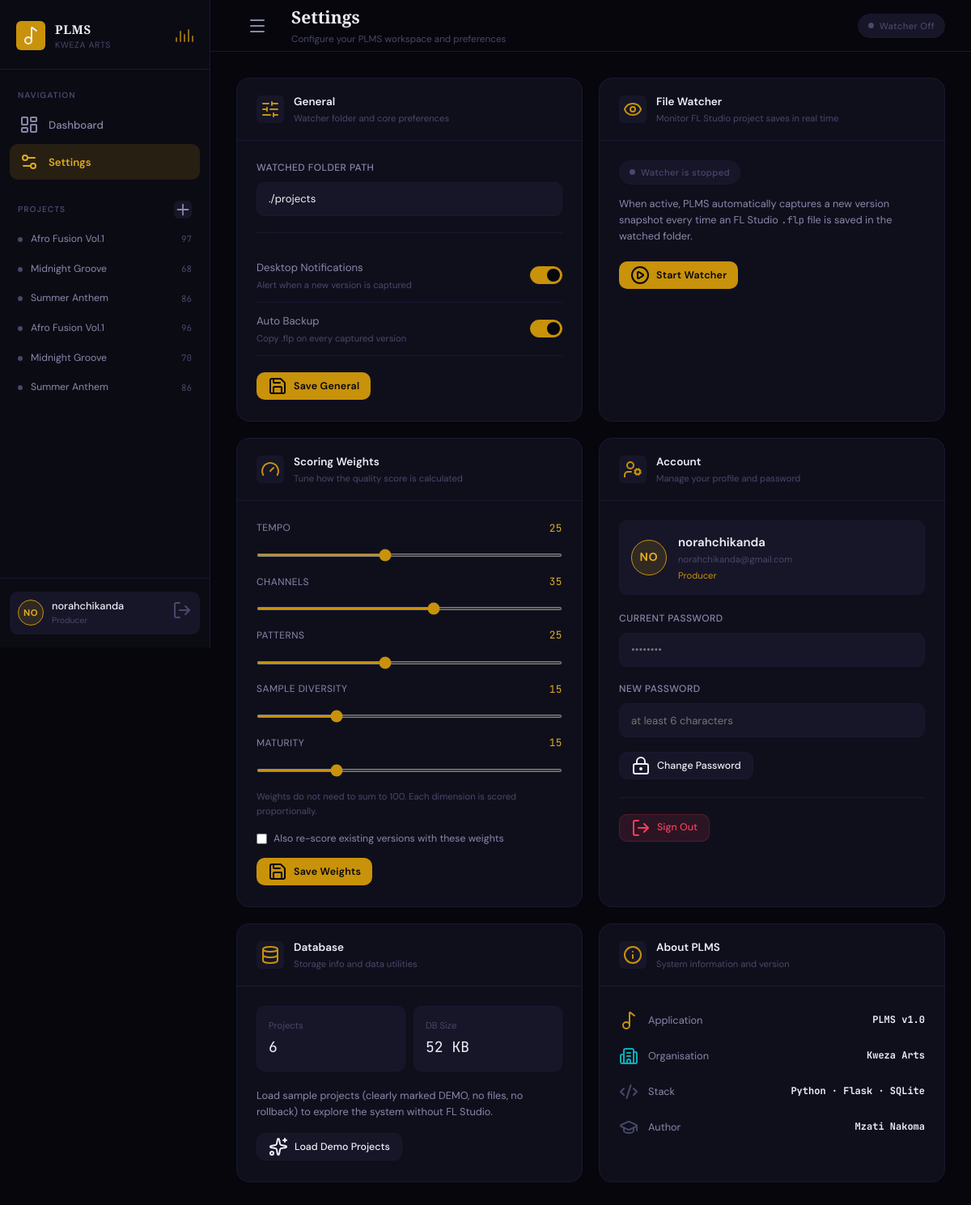
The page /settings (signed in) on the database as committed earlier.
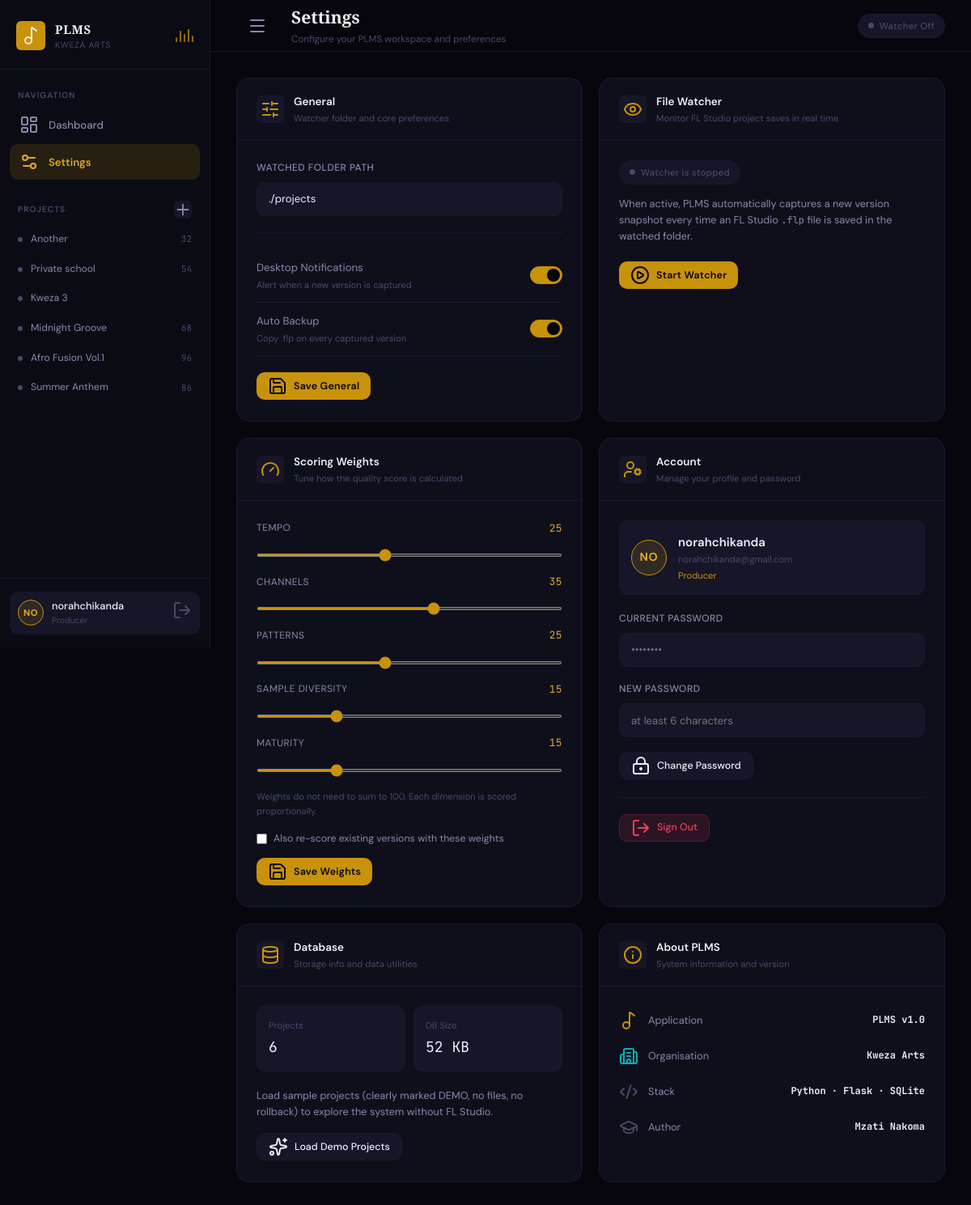
The same page on the database as committed later.
### models.py (models this page shows, shortened)
class Project(db.Model):
    __tablename__ = 'projects'
    id          = db.Column(db.Integer, primary_key=True)
    user_id     = db.Column(db.Integer, db.ForeignKey('users.id'), nullable=False)
    name        = db.Column(db.String(200), nullable=False)
    filepath    = db.Column(db.String(500), default='')
    source_path = db.Column(db.String(500), default='')
    description = db.Column(db.Text,        default='')
    genre       = db.Column(db.String(100), default='')
    is_demo     = db.Column(db.Boolean,     default=False)
    created_at  = db.Column(db.DateTime,    default=datetime.utcnow)
    versions    = db.relationship('Version', backref='project', lazy=True,
                                  cascade='all, delete-orphan',
                                  order_by='Version.version_num')
    rollbacks   = db.relationship('RollbackEvent', backref='project', lazy=True,
                                  cascade='all, delete-orphan',
                                  order_by='RollbackEvent.id.desc()')
    @property
    def latest_version(self): return self.versions[-1] if self.versions else None
    @property
    def latest_score(self):
        lv = self.latest_version; return lv.quality_score if lv else 0.0

class Version(db.Model):
    __tablename__ = 'versions'
    id               = db.Column(db.Integer, primary_key=True)
    project_id       = db.Column(db.Integer, db.ForeignKey('projects.id'), nullable=False)
    version_num      = db.Column(db.Integer, nullable=False)
    tempo            = db.Column(db.Float,   default=120.0)
    channel_count    = db.Column(db.Integer, default=0)
    pattern_count    = db.Column(db.Integer, default=0)
    sample_count     = db.Column(db.Integer, default=0)
    playlist_items   = db.Column(db.Integer, default=0)
    tracks_used      = db.Column(db.Integer, default=0)
    arrangement_bars = db.Column(db.Float,   default=0.0)
    complexity       = db.Column(db.Float,   default=0.0)
    arrangement_json = db.Column(db.Text,    default='')
    breakdown_json   = db.Column(db.Text,    default='')   # score breakdown as computed at capture
    quality_score    = db.Column(db.Float,   default=0.0)
    changes_json     = db.Column(db.Text,    default='{}')
    backup_path      = db.Column(db.String(500), default='')
    file_hash        = db.Column(db.String(64),  default='')
    backup_hash      = db.Column(db.String(64),  default='')
    origin           = db.Column(db.String(20),  default='capture')
    restored_from    = db.Column(db.Integer,     nullable=True)
    notes            = db.Column(db.Text,        default='')
    captured_at      = db.Column(db.DateTime,    default=datetime.utcnow)
    @property
    def breakdown(self):
        try:    return json.loads(self.breakdown_json) if self.breakdown_json else None
        except Exception: return None

### app.py (the view, shortened to what this page needs)
@app.route('/settings', methods=['GET', 'POST'])
@login_required
def settings():
    s = _user_settings(current_user.id)
    try:    db_size = os.path.getsize(db.engine.url.database) // 1024
    except Exception: db_size = 0
    watched_flds = _watched_folders_for_user(current_user.id) if s.watcher_active else set()
    has_demo = Project.query.filter_by(user_id=current_user.id, is_demo=True).count() > 0
    return render_template('settings.html', s=s, db_size=db_size,
                           backup_root=_backup_root(), watched_folders=watched_flds,
                           has_demo=has_demo)

### app.py (called while the page is built)
@login_manager.user_loader
def load_user(uid): return db.session.get(User, int(uid))

@app.after_request
def _security_headers(resp):
    resp.headers.setdefault('X-Content-Type-Options', 'nosniff')
    resp.headers.setdefault('X-Frame-Options', 'DENY')
    resp.headers.setdefault('Referrer-Policy', 'same-origin')
    return resp

def _backup_root() -> str:
    root = os.environ.get('PLMS_BACKUP_ROOT') or os.path.join(Path.home(), 'Documents', 'PLMS_Backups')
    os.makedirs(root, exist_ok=True)
    return root

def _user_settings(user_id) -> AppSettings:
    s = AppSettings.query.filter_by(user_id=user_id).first()
    if not s:
        s = AppSettings(user_id=user_id)
        db.session.add(s); db.session.commit()
    return s

### models.py (called while the page is built)
    @property
    def initials(self): return self.username[:2].upper()

### watcher.py (called while the page is built, shortened)
def start_watcher(folders, capture_fn):
    global _observer, _capture_fn, _watch_folder, _token
    folders = _as_folders(folders)
    if not folders:
        raise ValueError('No folders to watch.')

def is_watching():
    return _observer is not None and _observer.is_alive()

### templates/settings.html (shortened to what the changed rows need)
{% extends "base.html" %}

### templates/base.html (shortened to what this page needs)
<!DOCTYPE html>
<html lang="en">
<head>
  <link rel="stylesheet" href="{{ url_for('static', filename='css/style.css') }}">
</head>
<body data-auth="{{ 1 if current_user.is_authenticated else 0 }}">
<div class="app-shell">
  <aside class="sidebar" id="sidebar">
    <div class="sidebar-brand">
      <div class="brand-icon"><i data-lucide="music-2"></i></div>
      <div class="brand-text">
        <div class="brand-title">PLMS</div>
        <div class="brand-sub">Kweza Arts</div>
      </div>
      <div class="sidebar-eq"><span></span><span></span><span></span><span></span><span></span></div>
    </div>
    <nav class="sidebar-nav">
      <div class="sidebar-nav-label">Navigation</div>
      <a href="{{ url_for('dashboard') }}" class="nav-item {% if request.endpoint=='dashboard' %}active{% endif %}">
        <i data-lucide="layout-dashboard"></i> Dashboard
      </a>
      <a href="{{ url_for('settings') }}" class="nav-item {% if request.endpoint=='settings' %}active{% endif %}">
        <i data-lucide="settings-2"></i> Settings
      </a>
    </nav>
    <div class="sidebar-projects">
      <div class="sidebar-projects-header">
        <span>Projects</span>
        <button data-modal-open="modal-new-project" title="New project"><i data-lucide="plus"></i></button>
      </div>
      {% set user_projects = current_user.projects|sort(attribute='created_at', reverse=True) %}
      {% for proj in user_projects[:12] %}
        <a href="{{ url_for('project_detail', project_id=proj.id) }}"
           class="project-nav-item {% if request.endpoint=='project_detail' and project is defined and project.id==proj.id %}active{% endif %}">
          <span class="proj-dot"></span>
          <span class="proj-name">{{ proj.name }}</span>
          <span class="proj-score mono">{% if proj.latest_score > 0 %}{{ proj.latest_score|round(0)|int }}{% endif %}</span>
        </a>
      {% else %}
        <div class="text-xs text-muted" style="padding:8px 10px">No projects yet.</div>
      {% endfor %}
    </div>
    <div class="sidebar-footer">
      <div class="user-card">
        <div class="user-avatar">{{ current_user.initials }}</div>
        <div class="user-info">
          <div class="user-name">{{ current_user.username }}</div>
          <div class="user-role">{{ current_user.role }}</div>
        </div>
        <a href="{{ url_for('auth_logout') }}" title="Sign out"><i data-lucide="log-out"></i></a>
      </div>
    </div>
  </aside>
  <div class="main-content">
    <header class="topbar">
      <button id="sidebar-toggle" class="btn btn-ghost"><i data-lucide="menu"></i></button>
      <div class="topbar-left">
        <div class="topbar-title serif">{% block page_title %}Dashboard{% endblock %}</div>
        <div class="topbar-sub">{% block page_sub %}{% endblock %}</div>
      </div>
      <div class="topbar-actions">
        <span class="watcher-badge {% if watcher_active %}active{% else %}inactive{% endif %}"
              id="watcher-badge">
          <span class="dot"></span>
          <span id="watcher-label">
          </span>
        </span>
      </div>
    </header>
    <main class="page-body">{% block content %}{% endblock %}</main>
  </div>
</div>
</body>
</html>

Rows that differ between the two databases and show on the page:
removed Project: name "Afro Fusion Vol.1", latest_score "97"
removed Project: name "Summer Anthem", latest_score "86"
removed Project: name "Midnight Groove", latest_score "70"
added Project: name "Another", latest_score "32"
added Project: name "Private school", latest_score "54"
added Project: name "Kweza 3"
